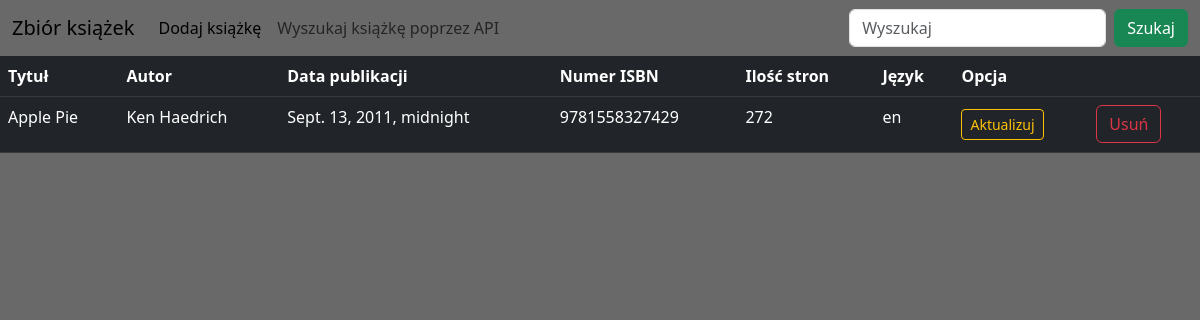
The app's page /book/16/ with its own data.
### book/models.py (models this page shows, shortened)
class Book(models.Model):
    title = models.CharField(max_length=50, verbose_name="Tytuł")
    author = models.CharField(max_length=50, verbose_name="Autor")
    pub_date = models.DateField(verbose_name="Data publikacji (RRRR-MM-DD)")
    isbn = models.IntegerField(verbose_name="Numer ISBN")
    pages = models.PositiveIntegerField(verbose_name="Liczba stron")
    language = models.CharField(max_length=10, verbose_name="Język test")

### book/views.py (the view)
# urls.py: path('book/<int:pk>/', BookDetailView.as_view(), name='book-detail'),
class BookDetailView(DetailView):
    model = Book

### book/templates/book/book_detail.html (shortened to what this page needs)
{% extends "book/base.html" %}
{% block content %}
<table class="table table-dark">
   <tbody>
          <th scope="col">Tytuł</th>
          <th scope="col">Autor</th>
          <th scope="col">Data publikacji</th>
          <th scope="col">Numer ISBN</th>
          <th scope="col">Ilość stron</th>
          <th scope="col">Język</th>
          <th scope="col">Opcja</th>
          <th scope="col"> </th>
   </tbody>
    <tbody>
       <tr>
          <td>{{ book.title }}</td>
          <td>{{ book.author }}</td>
          <td>{{ book.pub_date }}</td>
          <td>{{ book.isbn }}</td>
          <td>{{ book.pages }}</td>
          <td>{{ book.language }}</td>
          <td><a class="btn btn-outline-warning btn-sm mt-1 mb-1" href="{% url 'book-update' object.id %}">Aktualizuj</a></td>
          <td><a class="btn btn-outline-danger my-2 my-sm-0" href="{% url 'book-delete' object.id %}">Usuń</a></td>
       </tr>
    </tbody>
</table>
{% endblock content %}

### records on screen
Book: title "Apple Pie", author "Ken Haedrich", pub_date "Sept. 13, 2011, midnight", isbn "9781558327429", pages "272", language "en"
